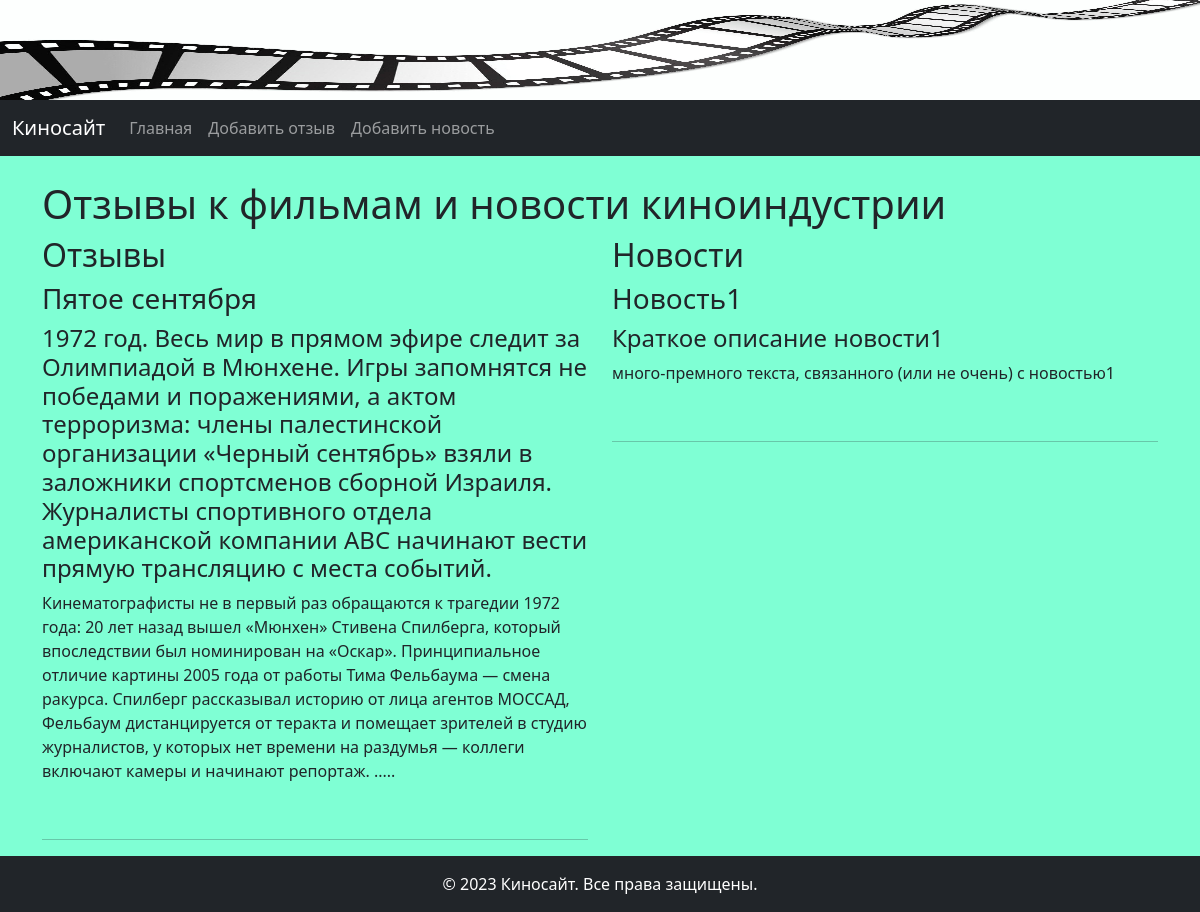
The page / on the database its author committed.
### films/models.py (models this page shows, shortened)
class New_film(models.Model):
    title = models.CharField('Название', max_length=50)
    discription = models.TextField('Описание')
    text = models.TextField('Отзыв')
    class Meta:
        verbose_name = 'Фильм'
        verbose_name_plural = 'Фильмы'

class News_post(models.Model):
    title = models.CharField('Заголовок', max_length=50)
    discription = models.CharField('Описание', max_length=250)
    text = models.TextField('Новость')
    class Meta:
        verbose_name = 'Новость'
        verbose_name_plural = 'Новости'

### films/views.py (the view)
# urls.py: path('', views.index, name='index'),
def index(request):
    news = News_post.objects.all()
    films = New_film.objects.all()
    return render(request, 'films/index.html', {'news': news, 'films': films})

### films/templates/films/index.html (shortened to what this page needs)
{% extends 'films/base.html' %}
{% block content %}
<h1>Отзывы к фильмам и новости киноиндустрии</h1>
<div class="row">
    <div class="col-md-6">
        <h2>Отзывы</h2>
        {% for film in films %}
            <div>
                <h3> {{ film.title }} </h3>
                <h4> {{ film.discription }} </h4>
                <p> {{ film.text }} </p>
                <br>
                <hr>
            </div>
        {% endfor %}
    </div>
    <div class="col-md-6">
        <h2>Новости</h2>
        {% for new in news %}
            <div>
                <h3> {{ new.title }} </h3>
                <h4> {{ new.discription }} </h4>
                <p> {{ new.text }} </p>
                <br>
                <hr>
            </div>
        {% endfor %}
    </div>
</div>
{% endblock %}

### films/templates/films/base.html (shortened to what this page needs)
{% load static %}
<!DOCTYPE html>
<html lang="ru">
<head>
    <link href="https://cdn.jsdelivr.net/npm/bootstrap@5.3.0/dist/css/bootstrap.min.css" rel="stylesheet">
    <link rel="stylesheet" href="{% static 'films/css/films.css' %}">
</head>
<body>
    <img src="{% static 'films/img/lenta.png' %}" alt="Киносайт" height="100" width="100%">
    <nav class="navbar navbar-expand-lg navbar-dark bg-dark">
        <div class="container-fluid">
            <a class="navbar-brand" href="{% url 'index' %}">Киносайт</a>
            <div class="collapse navbar-collapse" id="navbarNav">
                <ul class="navbar-nav me-auto mb-2 mb-lg-0">
                    <li class="nav-item">
                        <a class="nav-link" href="{% url 'index' %}">Главная</a>
                    </li>
                    <li class="nav-item">
                        <a class="nav-link" href="{% url 'add_films' %}">Добавить отзыв</a>
                    </li>
                    <li class="nav-item">
                        <a class="nav-link" href="{% url 'add_news' %}">Добавить новость</a>
                    </li>
                </ul>
            </div>
        </div>
    </nav>
    <div class="container mt-4">
        {% block content %}{% endblock %}
    </div>
    <footer class="footer mt-auto py-3 bg-dark text-white">
        <div class="container text-center">
            <span>© 2023 Киносайт. Все права защищены.</span>
        </div>
    </footer>
</body>
</html>

### films/static/films/css/films.css (style rules this page uses)
body { background-color: aquamarine; }

### rows shown on the page
New_film: title "Пятое сентября", discription "1972 год. Весь мир в прямом эфире следит за Олимпиадой в Мюнхене. Игры запомнятся не победами и поражениями, а актом терроризма: члены палестинской организации «Черный сентябрь» взяли в заложники спортсменов сборной Израиля. Журналисты спортивного отдела американской компании ABC начинают вести прямую трансляцию с места событий.", text "Кинематографисты не в первый раз обращаются к трагедии 1972 года: 20 лет назад вышел «Мюнхен» Стивена Спилберга, который впоследствии был номинирован на «Оскар». Принципиальное отличие картины 2005 года от работы Тима Фельбаума — смена ракурса. Спилберг рассказывал историю от лица агентов МОССАД, Фельбаум дистанцируется от теракта и помещает зрителей в студию журналистов, у которых нет времени на раздумья — коллеги включают камеры и начинают репортаж. ....."
News_post: title "Новость1", discription "Краткое описание новости1", text "много-премного текста, связанного (или не очень) с новостью1"
